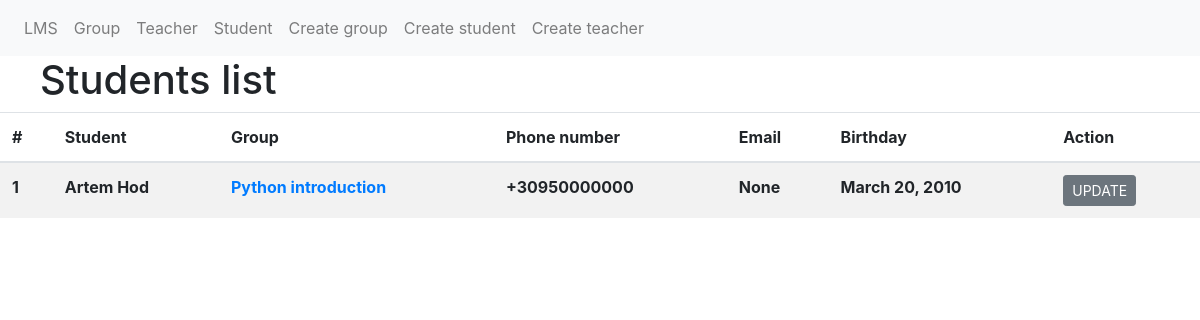
The page /student/ on the database as committed earlier.
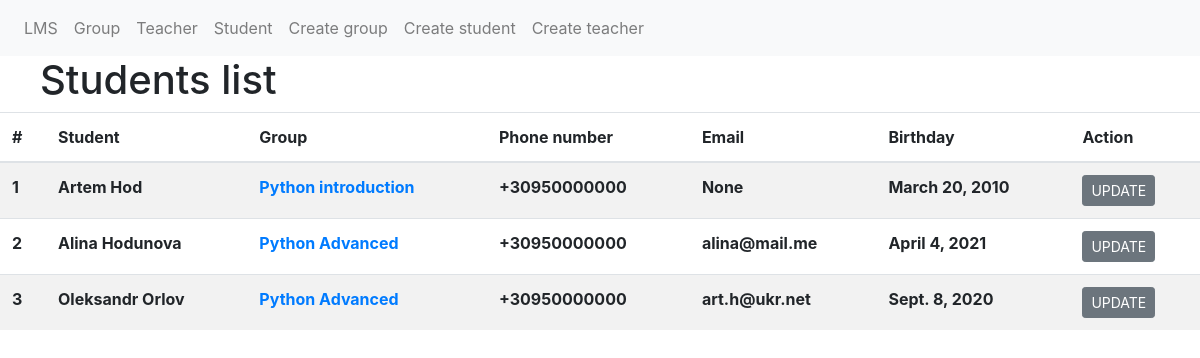
The same page on the database as committed later.
### core/models.py (models this page shows, shortened)
class Student(models.Model):
    fullname = models.CharField(max_length=255)
    group = models.ForeignKey(Group, on_delete=models.CASCADE)
    birthday = models.DateField(auto_now=False, auto_now_add=False)
    phone_regex = RegexValidator(regex=r'^\+?1?\d{9,15}$',
                                 message="Phone number must be entered in the format: '+380123456789'")
    phone_number = models.CharField(validators=[phone_regex], max_length=17, blank=True)
    email = models.EmailField(max_length=100, null=True, blank=True)
    MALE = 'M'
    FEMALE = 'F'
    GENDER_CHOICES = (
        (MALE, 'Male'),
        (FEMALE, 'Female'),
    )
    gender = models.CharField(max_length=1, choices=GENDER_CHOICES)
    age = models.PositiveSmallIntegerField(default=14)

class Group(models.Model):
    name = models.CharField(max_length=255)
    created = models.DateTimeField(auto_now=True)
    updated = models.DateTimeField(auto_now_add=True)
    description = models.TextField()
    teacher = models.ManyToManyField('core.Teacher')
    def __str__(self):
        return self.name

### core/views.py (the view)
# urls.py: path('student/', StudentView.as_view()),
class StudentView(ListView):
    template_name = "student.html"
    model = Student

### core/templates/student.html
{% extends 'index.html' %} {% block body %}
<div class="row" style="margin-left: 2.5em"><h1>Students list</h1></div>
<div class="container-space">
  <table class="table table-striped">
    <thead>
      <tr>
        <th scope="col">#</th>
        <th scope="col">Student</th>
        <th scope="col">Group</th>
        <th scope="col">Phone number</th>
        <th scope="col">Email</th>
        <th scope="col">Birthday</th>
        <th scope="col">Action</th>
      </tr>
    </thead>
    <tbody>
      {% for student in object_list.all %}
      <tr>
        <th scope="row">{{ forloop.counter }}</th>
        <th scope="row">{{ student.fullname }}</th>
        <th><a href="/group/{{student.group.id}}">{{ student.group }}</a></th>
        <th scope="row">{{ student.phone_number }}</th>
        <th scope="row">{{ student.email }}</th>
        <th scope="row">{{ student.birthday }}</th>
        <th>
          <form method="get" action="/student/{{student.id}}">
            <input
              type="submit"
              value="UPDATE"
              class="btn btn-secondary btn-sm"
            />
          </form>
        </th>
        {% endfor %}
      </tr>
    </tbody>
  </table>
</div>
{% endblock %}

Rows that differ between the two databases and show on the page:
added Student: fullname "Alina Hodunova", group "Python Advanced", phone_number "+30950000000", email "alina@mail.me", birthday "April 4, 2021"
added Student: fullname "Oleksandr Orlov", group "Python Advanced", phone_number "+30950000000", email "art.h@ukr.net", birthday "Sept. 8, 2020"
